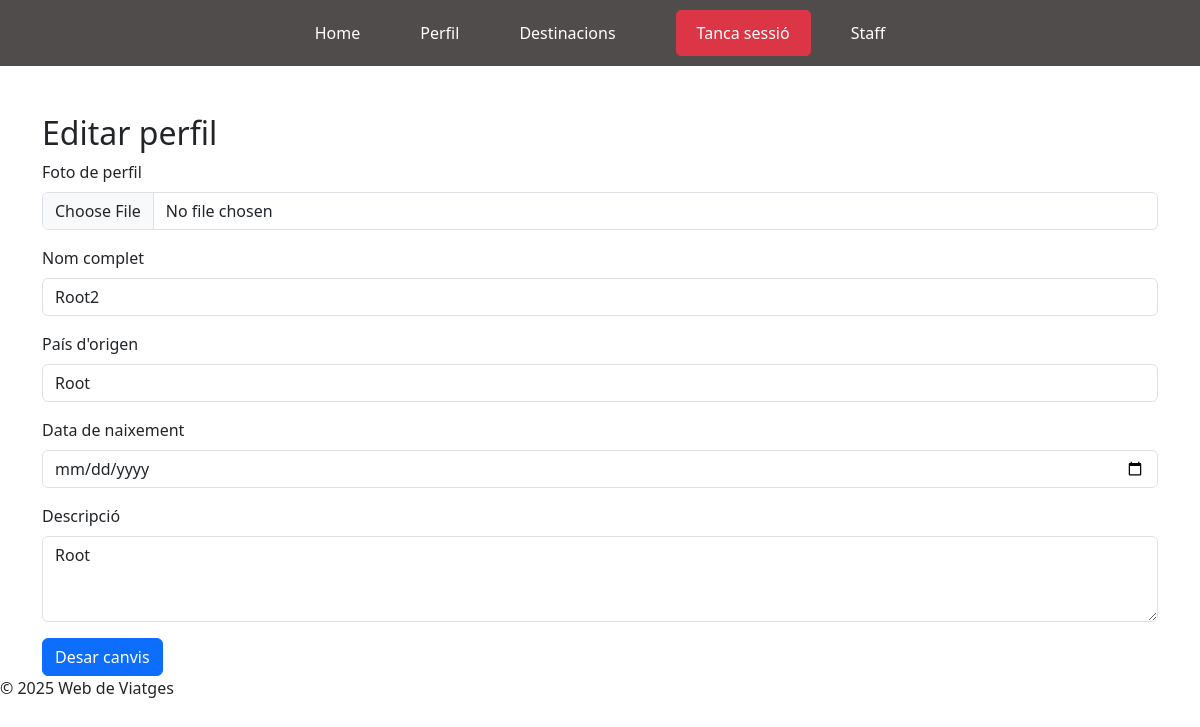
Page /accounts/editar_perfil (signed in) on the earlier database version.
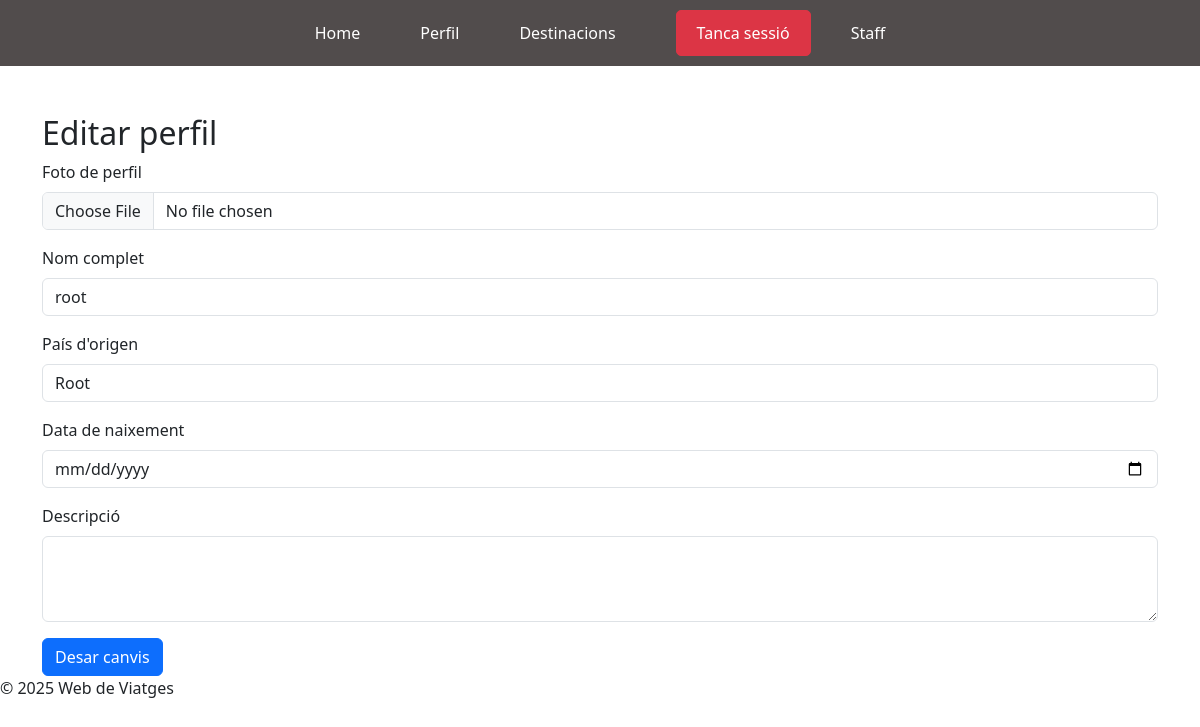
Same page on the later database version.
### accounts/models.py (models this page shows, shortened)
class PerfilUsuari(models.Model):
    usuari = models.OneToOneField(User, on_delete=models.CASCADE, related_name="perfil")
    avatar = models.ImageField(upload_to='avatars/', blank=True, null=True)
    descripcion = models.TextField(blank=True, null=True)
    nom_complet = models.CharField(max_length=200, blank=True, null=True)  #
    pais_origen = models.CharField(max_length=100, blank=True, null=True)
    data_naixement = models.DateField(blank=True, null=True)

### accounts/views.py (the view)
# urls.py: path('editar_perfil', views.editar_perfil, name='editar_perfil'),
@login_required
def editar_perfil(request):
    perfil = get_object_or_404(PerfilUsuari, usuari=request.user)
    if request.method == 'POST':
        form = PerfilUsuariForm(request.POST, request.FILES, instance=perfil)
        if form.is_valid():
            form.save()
            return redirect('profile')
    else:
        form = PerfilUsuariForm(instance=perfil)
    return render(request, 'editar_perfil.html', {'form': form})

### accounts/forms.py
class PerfilUsuariForm(forms.ModelForm):
    class Meta:
        model = PerfilUsuari
        fields = ['avatar', 'descripcion', 'nom_complet', 'pais_origen', 'data_naixement']
        labels = {
            'avatar': 'Foto de perfil',
            'descripcion': 'Descripció',
            'nom_complet': 'Nom complet',
            'pais_origen': 'País d\'origen',
            'data_naixement': 'Data de naixement',
        }
        help_texts = {
            'avatar': 'Pots pujar una imatge per al teu perfil.',
            'descripcion': 'Afegeix una breu descripció sobre tu.',
            'nom_complet': 'Escriviu el vostre nom complet.',
            'pais_origen': 'Indiqueu el vostre país d\'origen.',
            'data_naixement': 'Introdueix la teva data de naixement.',
        }

### accounts/templates/editar_perfil.html (shortened to what this page needs)
{% extends "base.html" %}
{% block content %}
<div class="container mt-5">
    <h2>Editar perfil</h2>
    <form method="POST" enctype="multipart/form-data">
        <div class="mb-3">
            <label for="id_avatar" class="form-label">Foto de perfil</label>
            <input type="file" class="form-control" id="id_avatar" name="avatar" accept="image/*">
        </div>
        <div class="mb-3">
            <label for="id_nom_complet" class="form-label">Nom complet</label>
            <input type="text" class="form-control" id="id_nom_complet" name="nom_complet" value="{{ form.nom_complet.value }}">
        </div>
        <div class="mb-3">
            <label for="id_pais_origen" class="form-label">País d'origen</label>
            <input type="text" class="form-control" id="id_pais_origen" name="pais_origen" value="{{ form.pais_origen.value }}">
        </div>
        <div class="mb-3">
            <label for="id_data_naixement" class="form-label">Data de naixement</label>
            <input type="date" class="form-control" id="id_data_naixement" name="data_naixement" value="{{ form.data_naixement.value }}">
        </div>
        <div class="mb-3">
            <label for="id_descripcion" class="form-label">Descripció</label>
            <textarea class="form-control" id="id_descripcion" name="descripcion" rows="3">{{ form.descripcion.value }}</textarea>
        </div>
        <button type="submit" class="btn btn-primary">Desar canvis</button>
    </form>
</div>
{% endblock %}

Differences in the rows shown:
changed PerfilUsuari "Root": nom_complet "Root2" → "root"; descripcion "Root" → (not shown)
